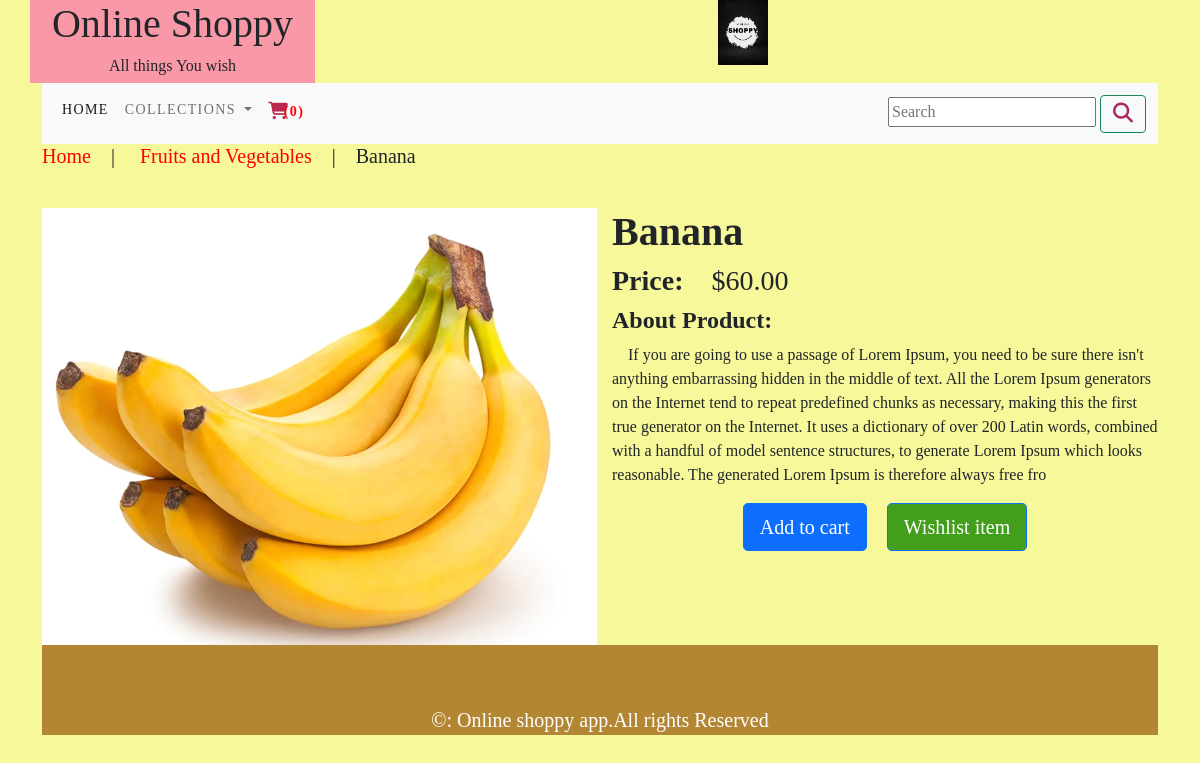
Screenshot of /shop/fruits-and-vegetables/banana with the database file from the repository.
### shop/models.py (models this page shows, shortened)
class Product(models.Model):
    name = models.CharField(max_length=250,unique=True)
    price = models.DecimalField(max_digits=10,decimal_places=2)
    slug = models.SlugField(max_length=250, unique=True)
    desc = models.TextField(blank=True)
    category = models.ForeignKey(Category,on_delete=models.CASCADE)
    image = models.ImageField(upload_to='product', blank=True)
    stocks = models.IntegerField()
    available = models.BooleanField(default=True)
    created = models.DateTimeField(auto_now_add=True)
    updated = models.DateTimeField(auto_now_add=True)
    class Meta:
        ordering = ('name',)
        verbose_name = 'product'
        verbose_name_plural = 'products'

class Category(models.Model):
    name = models.CharField(max_length=250,unique=True)
    slug = models.SlugField(max_length=250,unique=True)
    desc = models.TextField(blank=True)
    image = models.ImageField(upload_to='category',blank=True)
    class Meta:
        ordering = ('name',)
        verbose_name = 'category'
        verbose_name_plural = 'categories'
    def get_url(self):
        return reverse('shopapp:Prod_by_cat',args=[self.slug])
    def __str__(self):
        return '{}'.format(self.name)

### shop/views.py (the view)
# urls.py: path('<slug:c_slug>/<slug:product_slug>',views.ProdDetail,name='Prod_detail'),
def ProdDetail(request,c_slug,product_slug):
    try:
        product = Product.objects.get(category__slug=c_slug,slug=product_slug)
    except Exception as e:
        raise e
    return render(request,"product.html",{'product':product})

### cartapp/context_processors.py (called while the page is built)
def counter(request):
    item_count = 0
    if 'admin' in request.path:
        return {}
    else:
        try:
            cart = Cart.objects.all().filter(cart_id=createId(request))
            cart_items = CartItem.objects.all().filter(cart=cart[:1])
            for cart_item in cart_items:
                item_count += cart_item.quantity
        except Cart.DoesNotExist:
            item_count = 0
    return dict(item_count=item_count)

### cartapp/views.py (called while the page is built)
def createId(request):
    cart = request.session.session_key
    if not cart:
        cart = request.session.create()
    return cart

### shop/context_processors.py (called while the page is built)
def menu_links(request):
    links = Category.objects.all()
    return dict(links=links)

### templates/product.html (shortened to what this page needs)
{% extends 'base.html' %}
{% load static%}
{% block content %}
<div>
    <div>
        <h5><a href="{% url 'shopapp:allprodcat' %}">Home</a>&emsp;|&emsp;
            <a href="{{product.category.get_url}}">{{product.category}}</a>&emsp;|&emsp;{{product.name}} </h5></p>
    </div>
</div>
<br>
<div class="row">
    <div class="col-md-6">
        <div>
            <center><img src="{{product.image.url}}" alt="{{product.name}}"></center>
        </div>
    </div>
    <div class="col-md-6">
        <h1><b>{{product.name}}</b></h1>
        <h3><b>Price:</b>&emsp;${{product.price}}</h3>
        <h4><b>About Product:</b></h4>
        <p>&emsp;{{product.desc}}</p>
        {% if product.stocks <= 0 %}
        <center><h3 style="color:red"><b>Out of stock</b></h3></center>
        {% else %}
        <center><a href="{% url 'cartapp:add_cart' product.id %}"><button type="button" class="btn btn-primary btn-lg">Add to cart</button></a>&emsp;
        <a href=""><button type="button" class="btn btn-primary btn-lg" style="background-color:#439E1B">Wishlist item</button></a>
        </center>
        {% endif %}
    </div>
</div>
{% endblock %}

### static/css/custom.css (style rules this page uses)
.body { font-family: 'Roboto Slab', serif; }
a { text-decoration: none; color: red; }

### rows the page displays
Product: category "Fruits and Vegetables", name "Banana", image (picture), price "60.00", desc "If you are going to use a passage of Lorem Ipsum, you need to be sure there isn't anything embarrassing hidden in the middle of text. All the Lorem Ipsum generators on the Internet tend to repeat predefined chunks as necessary, making this the first true generator on the Internet. It uses a dictionary of over 200 Latin words, combined with a handful of model sentence structures, to generate Lorem Ipsum which looks reasonable. The generated Lorem Ipsum is therefore always free fro"

### other values shown
{{ item_count }} "0"
